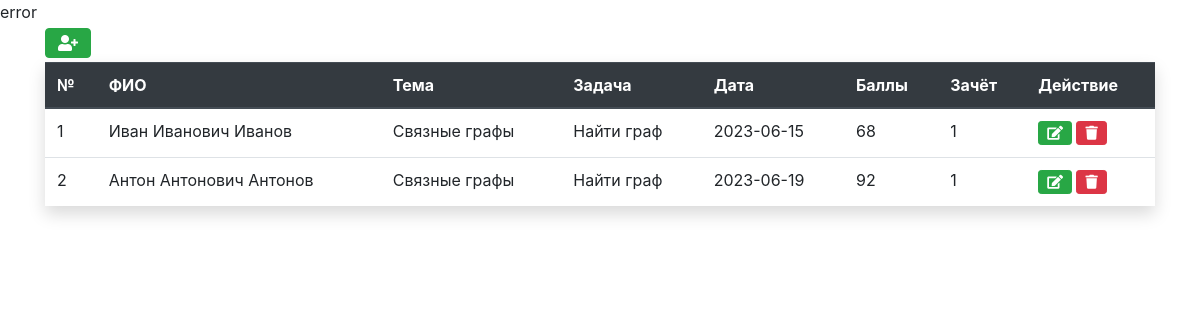
The page / on the database its author committed.
### tables this page shows
CREATE TABLE `users` (
  `id` int NOT NULL,
  `name` varchar(50) NOT NULL,
  `theme` varchar(50) NOT NULL,
  `zadacha` varchar(50) NOT NULL,
  `date` date DEFAULT NULL,
  `score` int DEFAULT NULL,
  `zachet` tinyint(1) NOT NULL
);

### func.php (called while the page is built, shortened)
<?php
include 'config.php';
$sql = $pdo->prepare("SELECT * FROM `users`");
$sql->execute();
$result = $sql->fetchAll();

### index.php (the view, shortened to what this page needs)
<?php
include 'func.php';
?>
<!DOCTYPE html>
<html lang="en">
<head>
	<link rel="stylesheet" href="https://stackpath.bootstrapcdn.com/bootstrap/4.3.1/css/bootstrap.min.css">
	<link rel="stylesheet" type="text/css" href="https://cdnjs.cloudflare.com/ajax/libs/font-awesome/5.9.0/css/all.css">
</head>
<body>
	<div class="container">
		<div class="row">
			<div class="col mt-1">
				<button class="btn btn-success mb-1" data-toggle="modal" data-target="#Modal"><i class="fa fa-user-plus"></i></button>
				<table class="table shadow ">
					<thead class="thead-dark">
						<tr>
							<th>№</th>
							<th>ФИО</th>
							<th>Тема</th>
							<th>Задача</th>
							<th>Дата</th>
							<th>Баллы</th>
							<th>Зачёт</th>
							<th>Действие</th>
						</tr>
						<?php foreach ($result as $value) { ?>
						<tr>
							<td><?=$value['id'] ?></td>
							<td><?=$value['name'] ?></td>
							<td><?=$value['theme'] ?></td>
							<td><?=$value['zadacha'] ?></td>
							<td><?=$value['date'] ?></td>
							<td><?=$value['score'] ?></td>
							<td><?=$value['zachet'] ?></td>
							<td>
								<a href="?edit=<?=$value['id'] ?>" class="btn btn-success btn-sm" data-toggle="modal" data-target="#editModal<?=$value['id'] ?>"><i class="fa fa-edit"></i></a>
								<a href="?delete=<?=$value['id'] ?>" class="btn btn-danger btn-sm" data-toggle="modal" data-target="#deleteModal<?=$value['id'] ?>"><i class="fa fa-trash"></i></a>
							</td>
						</tr> <?php } ?>
					</thead>
				</table>
			</div>
		</div>
	</div>

### rows shown on the page
users: id "1", name "Иван Иванович Иванов", theme "Связные графы", zadacha "Найти граф", date "2023-06-15", score "68", zachet "1"
users: id "2", name "Антон Антонович Антонов", theme "Связные графы", zadacha "Найти граф", date "2023-06-19", score "92", zachet "1"
